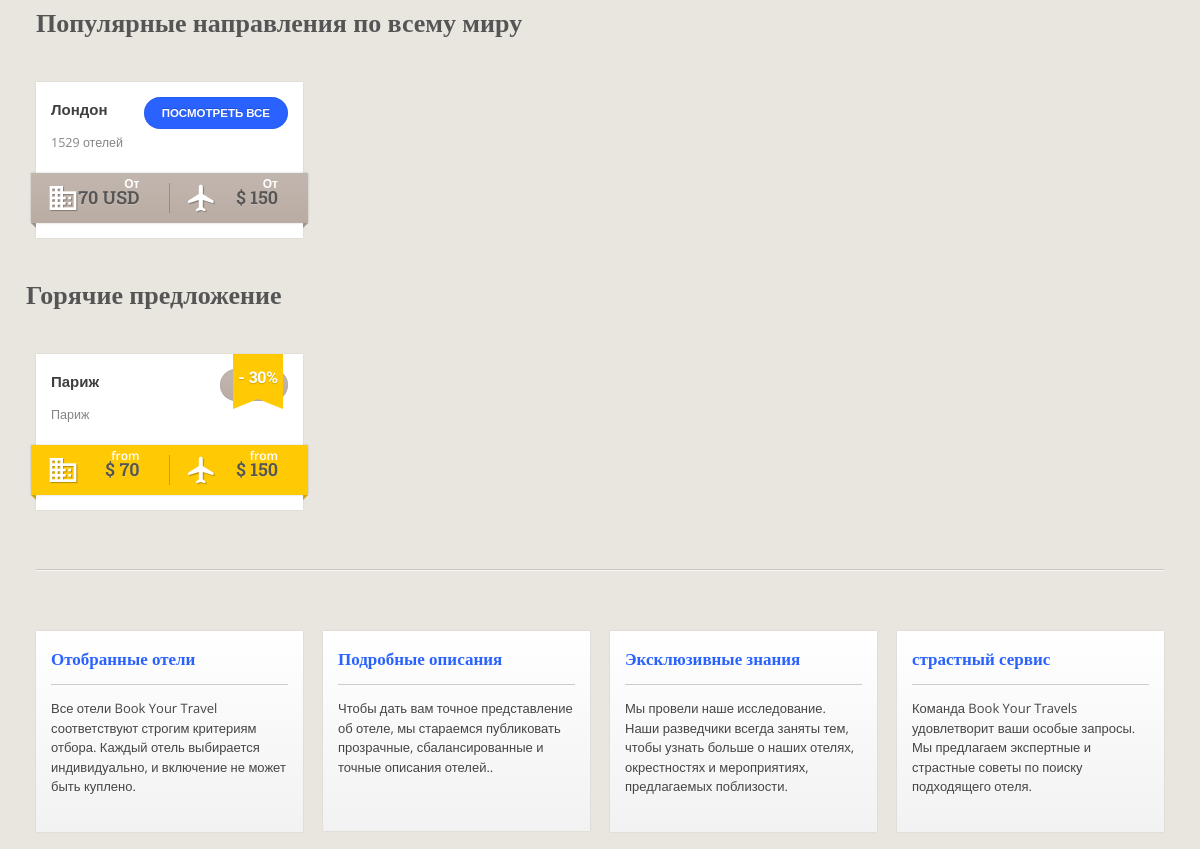
The app's page / (middle part), older data.
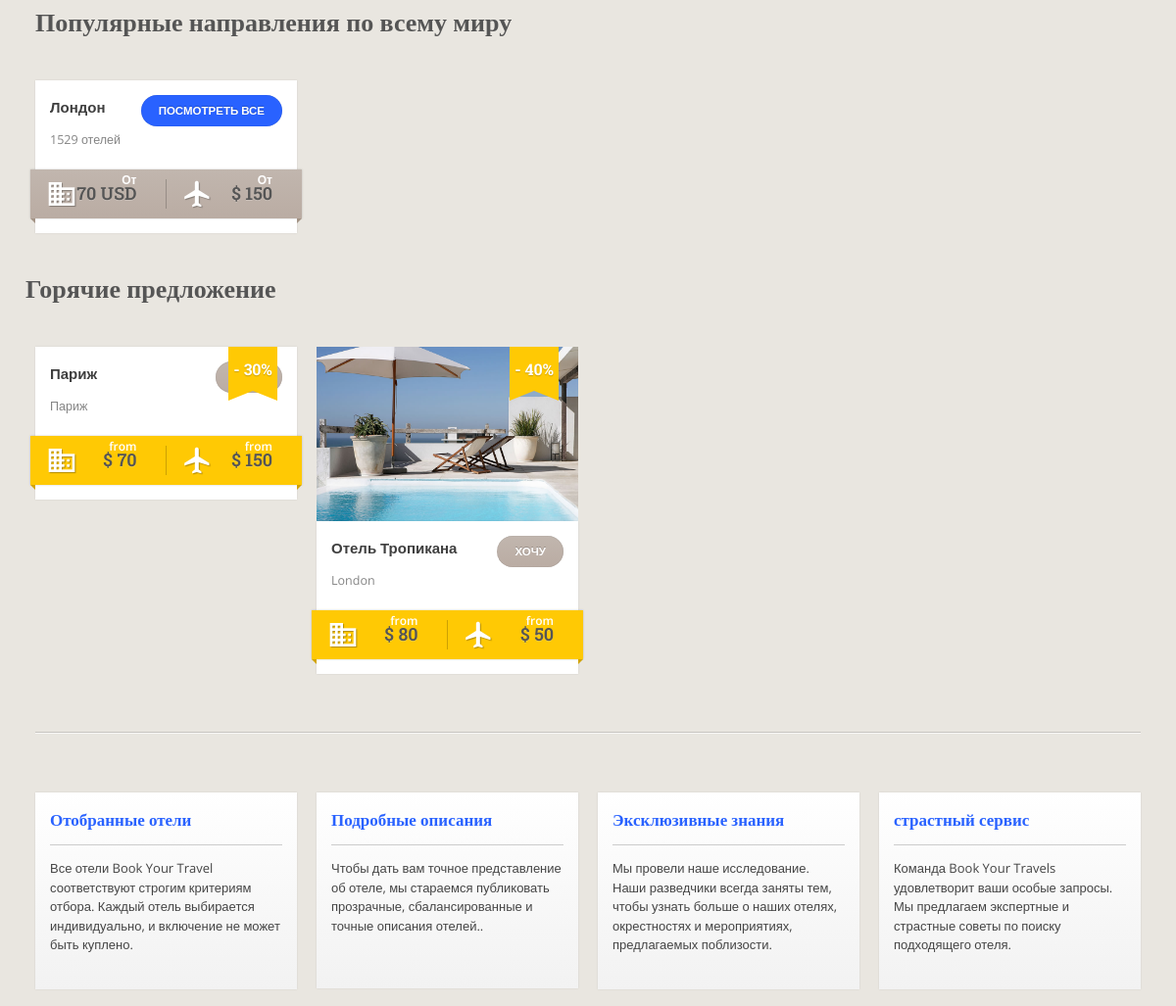
The same page, newer data.
### apps/locations/models.py (models this page shows, shortened)
class Locations(models.Model):
    title = models.CharField(
        max_length=255
    )
    description = models.TextField()
    image = models.ImageField(
        upload_to= "locations_image/"
    )
    price = models.IntegerField(
    )
    currency = models.ForeignKey(
        Currency,
        on_delete = models.CASCADE,
        related_name = "locations_currency"
    )
    class Meta:
        verbose_name = "Локация"
        verbose_name_plural = "Локации"

### apps/settings/models.py (models this page shows)
class Currency(models.Model):
    name_currency = models.CharField(
          max_length = 255,
          verbose_name = "Название валюты"
    )
    def __str__(self):
        return self.name_currency
    class Meta:
        verbose_name = "Валюты"
        verbose_name_plural = "Валюты"

### apps/hotels/models.py (models this page shows, shortened)
class Hotels(models.Model):
    title = models.CharField(max_length=255)
    description = models.TextField()
    image = models.ImageField(upload_to= "cruises_image/")
    place = models.CharField(max_length=255)
    best = models.BooleanField(default=False)
    sale = models.IntegerField()
    price = models.IntegerField()
    airplane_prices = models.BigIntegerField()
    currency = models.ForeignKey(
        Currency,
        on_delete = models.CASCADE,
        related_name = "hotels_currency"
    )
    class Meta:
        verbose_name = 'Отель'
        verbose_name_plural = 'Отели'

### apps/settings/views.py (the view)
# urls.py: path('', index, name = "index"),
def index(request):
    setting = Setting.objects.latest('id')
    locations = Locations.objects.all().order_by("?")
    currency = Currency.objects.all()
    users = User.objects.all()
    hotels = Hotels.objects.all()
    car = Car.objects.all()
    context = {
        'setting' : setting,
        'locations' : locations,
        'currency' : currency,
        'users' : users,
        'hotels' : hotels,
        'car' : car
    }
    return render (request, 'index.html', context)

### templates/index.html (shortened to what this page needs)
﻿{% extends 'homepage.html' %}
{% load static %}
{% block content %}
	<main class="main">
		<div class="wrap">
			<div class="row">
				<div class="full-width">
					<header class="s-title">
						<h2>Популярные направления по всему миру</h2>
					</header>
					<div class="destinations">
						<div class="row">
							{% for location in locations  %}
							<article class="one-fourth">
								<div class="details">
									<a href="location.html" title="Посмотреть все" class="gradient-button">Посмотреть все</a>
									<h4>{{ location.title| truncatewords:5}}</h4>
									<span class="count">1529 отелей</span>
									<div class="ribbon">
										<div class="half hotel">
											<a href="hotels.html" title="View all">
												<span class="small">От</span>
												<span class="price">{{ location.price }} {{ location.currency }}</span>
											</a>
										</div>
										<div class="half flight">
											<a href="flights.html" title="View all">
												<span class="small">От</span>
												<span class="price">&#36; 150</span>
											</a>
										</div>
									</div>
								</div>
							</article>
							{% endfor %}
							<header class="s-title">
								<h2>Горячие предложение</h2>
							  </header>
							  {% for hotel in hotels %}
							  {% if hotel.best == False %}
							  <article class="one-fourth promo">
								<div class="ribbon-small">- {{ hotel.sale }}%</div>
								<figure><a href="hot_deals.html" title=""><img src="{{ hotel.image.url }}" alt="" /></a></figure>
								<div class="details">
								  <a href="{% url 'hotel_details' hotel.id  %}" title="View all" class="gradient-button">Хочу</a>
								  <h4>{{ hotel.title }}</h4>
								  <span class="count">{{ hotel.place }}</span>
								  <div class="ribbon">
									<div class="half hotel">
									  <a href="hotels.html" title="View all">
										<span class="small">from</span>
										<span class="price">&#36; {{ hotel.price }}</span>
									  </a>
									</div>
									<div class="half flight">
									  <a href="flights.html" title="View all">
										<span class="small">from</span>
										<span class="price">&#36; {{ hotel.airplane_prices }}</span>
									  </a>
									</div>
								  </div>
								</div>
							  </article>
							  {% endif %}
							  {% endfor %}
						</div>
					</div>
					<div class="boxes">
						<div class="row">
						<article class="one-fourth">
							<div>
								<h4>Отобранные отели</h4>
								<p>Все отели Book Your Travel соответствуют строгим критериям отбора. Каждый отель выбирается индивидуально, и включение не может быть куплено. </p>
							</div>
						</article>
						<article class="one-fourth">
							<div>
								<h4>Подробные описания</h4>
								<p>Чтобы дать вам точное представление об отеле, мы стараемся публиковать прозрачные, сбалансированные и точные описания отелей.. </p>
							</div>
						</article>
						<article class="one-fourth">
							<div>
								<h4>Эксклюзивные знания</h4>
								<p>Мы провели наше исследование. Наши разведчики всегда заняты тем, чтобы узнать больше о наших отелях, окрестностях и мероприятиях, предлагаемых поблизости.</p>
							</div>
						</article>
						<article class="one-fourth">
							<div>
								<h4>страстный сервис</h4>
								<p>	Команда Book Your Travels удовлетворит ваши особые запросы. Мы предлагаем экспертные и страстные советы по поиску подходящего отеля. </p>
							</div>
						</article>
					</div>
				</div>
				</div>
			</div>
		</div>
	</main>
	{% endblock %}

Row changes from the older to the newer data that the page shows:
added Hotels: sale "40", image (picture), title "Отель Тропикана", place "London", price "80", airplane_prices "50"
